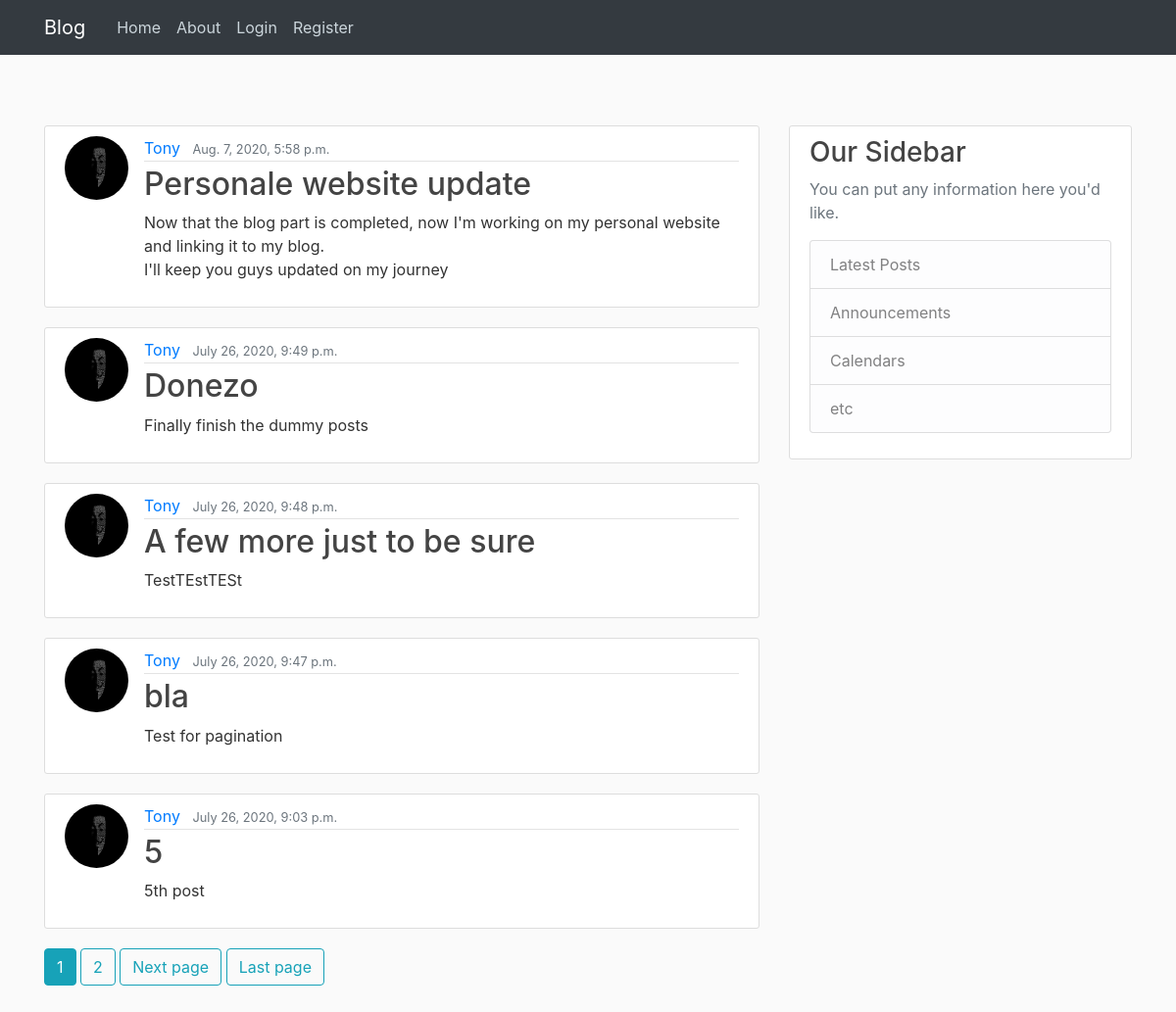
Before: / with the older database file.
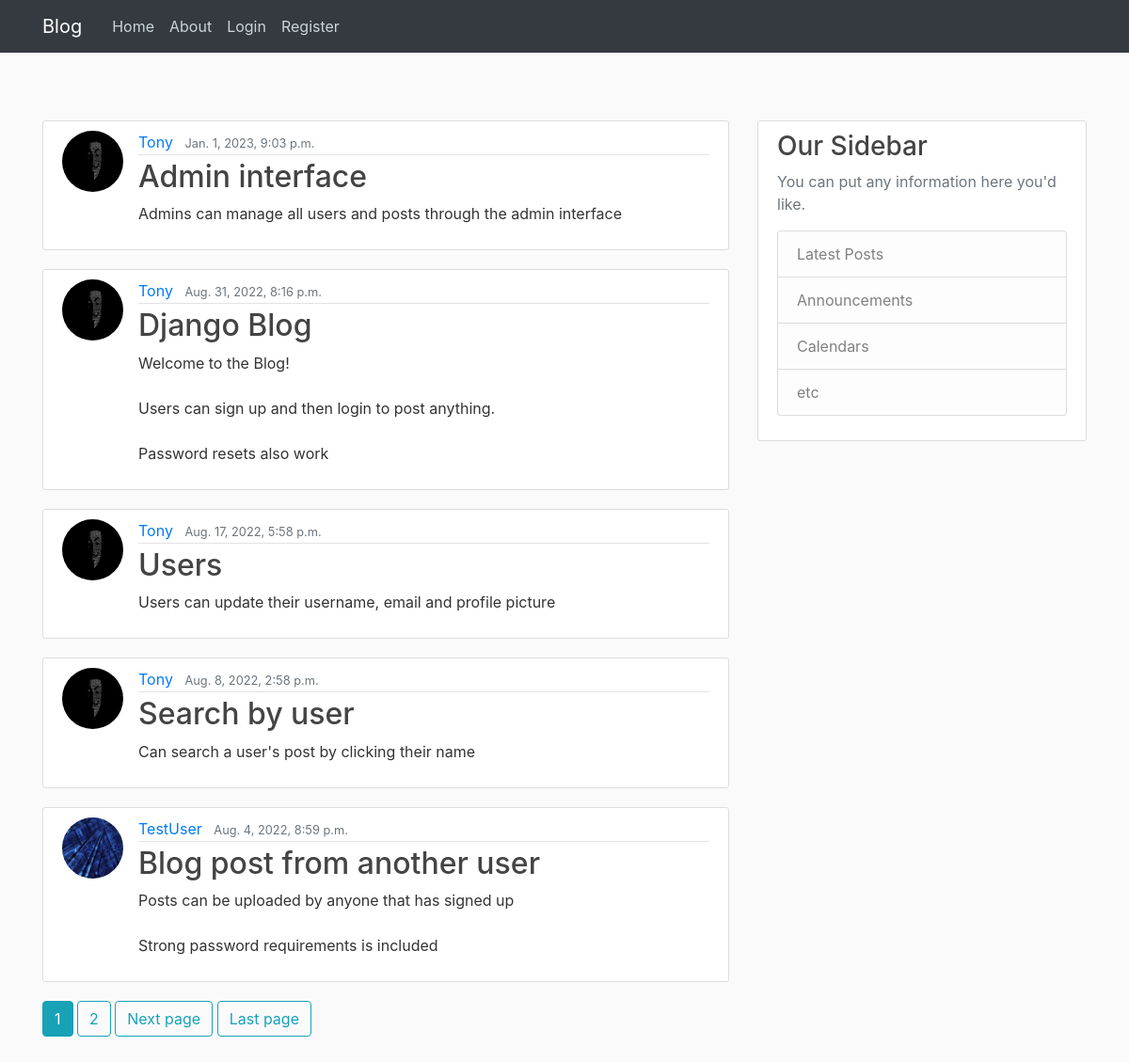
After: the same page with the newer database file.
### blog/models.py (models this page shows, shortened)
class Post(models.Model):
    title = models.CharField(max_length=100)
    content = models.TextField()
    date_posted = models.DateTimeField(default=timezone.now)
    author = models.ForeignKey(User, on_delete=models.CASCADE)

### users/models.py (models this page shows, shortened)
class Profile(models.Model):
    user = models.OneToOneField(User, on_delete=models.CASCADE)
    image = models.ImageField(default='default.jpg', upload_to='profile_pics')

### blog/views.py (the view)
# urls.py: path('', PostListView.as_view(), name='blog-home'),
class PostListView(ListView):
    model = Post
    template_name = 'blog/home.html'
    context_object_name = 'posts'
    ordering = ['-date_posted']
    paginate_by = 5

### blog/templates/blog/home.html (shortened to what this page needs)
{%extends 'blog/base.html' %}
{% load static%}
{% block content %}
	    {% for post in posts %}
	        <article class="media content-section">
				<img class="rounded-circle article-img" src="{{post.author.profile.image.url}}">
			  <div class="media-body">
			    <div class="article-metadata">
			      <a class="mr-2" href="{%url 'user-posts' post.author.username%}">{{ post.author }}</a>
			      <small class="text-muted">{{ post.date_posted}}</small>
			    </div>
			    <h2><a class="article-title" href="{%url 'post-detail' post.id%}">{{ post.title }}</a></h2>
			    <p class="article-content">{{ post.content }}</p>
			  </div>
			</article>
	    {%endfor%}
	{%if is_paginated%}
		{% for num in page_obj.paginator.page_range %}
			{% if page_obj.number == num %}
				<a class="btn btn-info mb-4" href="?page={{num}}">{{num}}</a>
			{%elif num > page_obj.number|add:'-3' and num < page_obj.number|add:'3'%}
				<a class="btn btn-outline-info mb-4" href="?page={{num}}">{{num}}</a>
			{%endif%}
		{%endfor%}
		{%if page_obj.has_next%}
			<a class="btn btn-outline-info mb-4" href="?page={{page_obj.next_page_number}}">Next page</a>
			<a class="btn btn-outline-info mb-4" href="?page={{page_obj.paginator.num_pages}}">Last page</a>
		{%endif%}
	{%endif%}
{% endblock content%}

Changed rows visible on the page:
removed Post: author.profile.image (placeholder picture), author "Tony", date_posted "July 26, 2020, 9:49 p.m.", title "Donezo", content "Finally finish the dummy posts"
removed Post: author.profile.image (placeholder picture), author "Tony", date_posted "July 26, 2020, 9:48 p.m.", title "A few more just to be sure", content "TestTEstTESt"
no longer on this page (row edited): Post: author.profile.image (placeholder picture), author "Tony", date_posted "July 26, 2020, 9:47 p.m.", title "bla", content "Test for pagination"
changed Post: date_posted "July 26, 2020, 9:03 p.m." → "Jan. 1, 2023, 9:03 p.m."; title "5" → "Admin interface"; content "5th post" → "Admins can manage all users and posts through the admin interface"; moves up the list
now on this page (row edited): Post: author.profile.image (placeholder picture), author "Tony", date_posted "Aug. 31, 2022, 8:16 p.m.", title "Django Blog", content "Welcome to the Blog! Users can sign up and then login to post anything. Password resets also work"
changed Post: date_posted "Aug. 7, 2020, 5:58 p.m." → "Aug. 17, 2022, 5:58 p.m."; title "Personale website update" → "Users"; content "Now that the blog part is completed, now I'm working on my personal website and linking it to my blog. I'll keep you guys updated on my journey" → "Users can update their username, email and profile picture"
now on this page (row edited): Post: author.profile.image (placeholder picture), author "Tony", date_posted "Aug. 8, 2022, 2:58 p.m.", title "Search by user", content "Can search a user's post by clicking their name"
now on this page (row edited): Post: author.profile.image (placeholder picture), author "TestUser", date_posted "Aug. 4, 2022, 8:59 p.m.", title "Blog post from another user", content "Posts can be uploaded by anyone that has signed up Strong password requirements is included"
